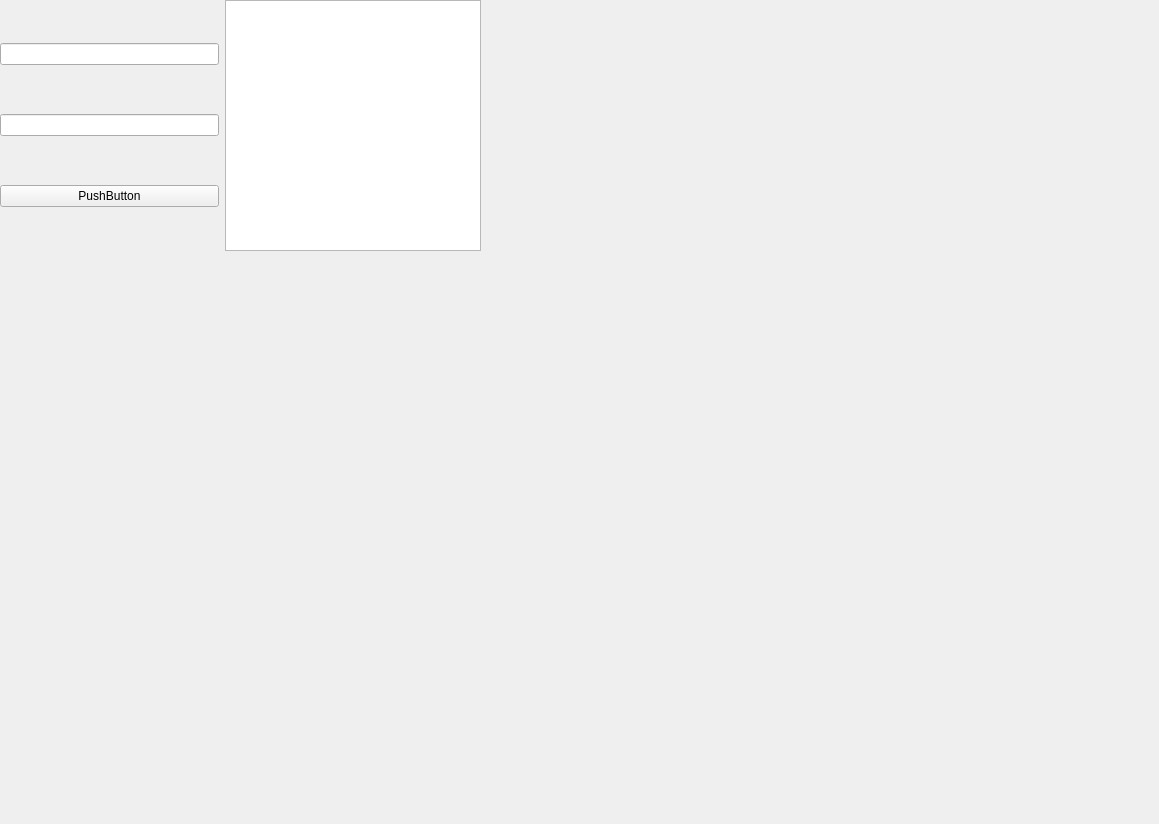
<?xml version="1.0" encoding="UTF-8"?>
<ui version="4.0">
 <class>Widget</class>
 <widget class="QWidget" name="Widget">
  <property name="geometry">
   <rect>
    <x>0</x>
    <y>0</y>
    <width>1159</width>
    <height>824</height>
   </rect>
  </property>
  <property name="windowTitle">
   <string>Form</string>
  </property>
  <widget class="QWidget" name="horizontalLayoutWidget_2">
   <property name="geometry">
    <rect>
     <x>0</x>
     <y>0</y>
     <width>481</width>
     <height>251</height>
    </rect>
   </property>
   <layout class="QHBoxLayout" name="horizontalLayout_2">
    <item>
     <layout class="QVBoxLayout" name="verticalLayout">
      <item>
       <widget class="QLineEdit" name="lineEdit_time"/>
      </item>
      <item>
       <widget class="QLineEdit" name="lineEdit"/>
      </item>
      <item>
       <layout class="QHBoxLayout" name="horizontalLayout">
        <item>
         <widget class="QPushButton" name="pushButton">
          <property name="text">
           <string>PushButton</string>
          </property>
         </widget>
        </item>
       </layout>
      </item>
     </layout>
    </item>
    <item>
     <widget class="QListView" name="listView"/>
    </item>
   </layout>
  </widget>
 </widget>
 <resources/>
 <connections/>
</ui>
